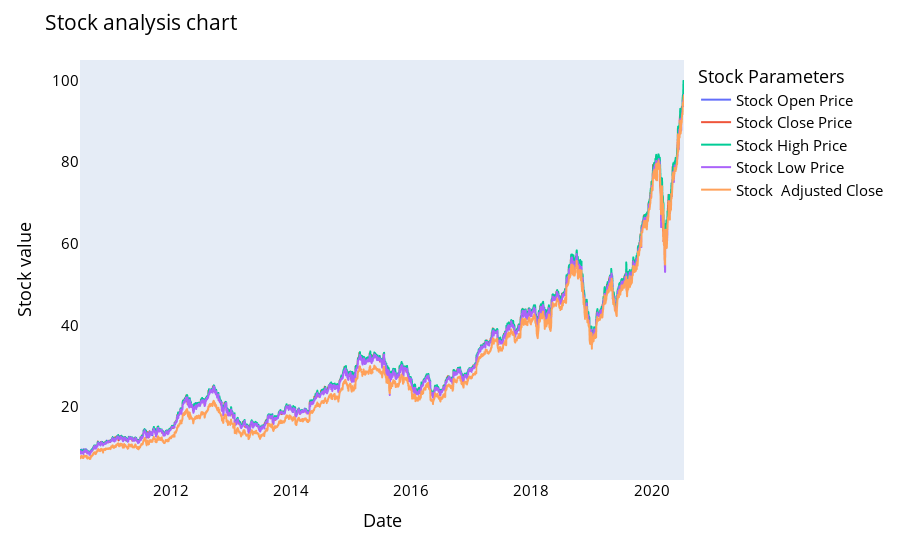
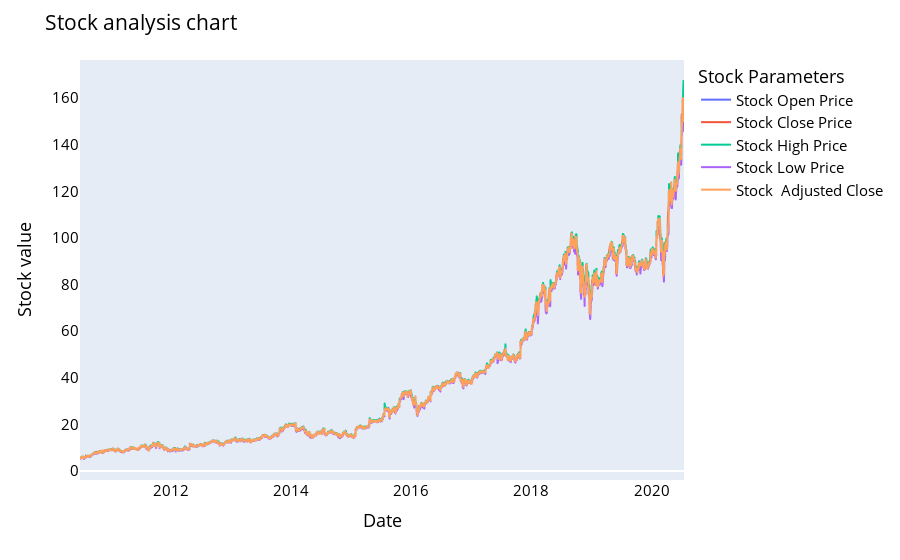
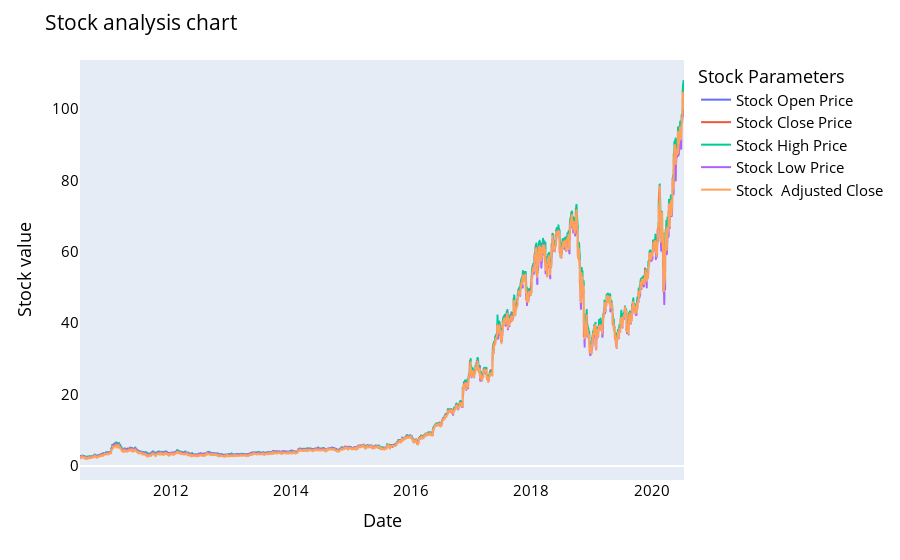
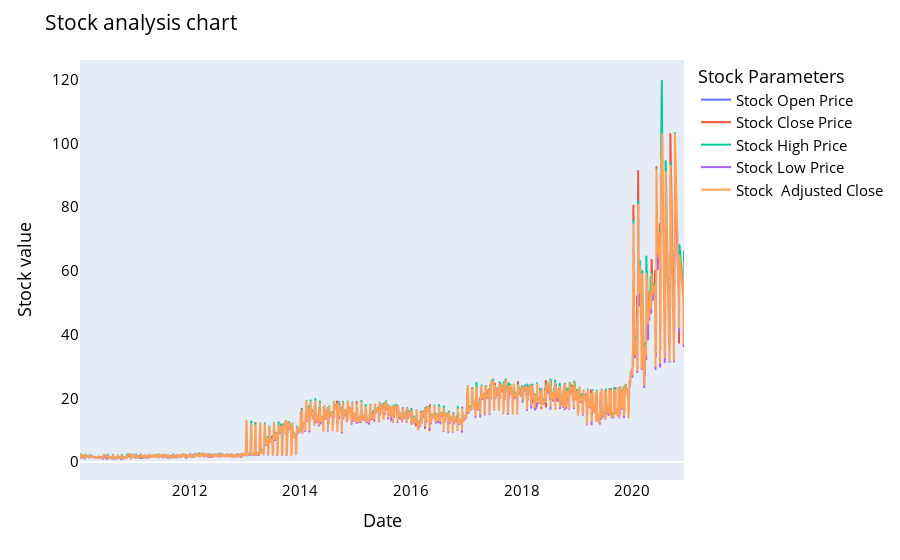

The cell these charts' notebook holds for them, in order:
### Code cell
train_files = ['1_train.csv', '2_train.csv', '3_train.csv', '4_train.csv']
for y in range(0,4):
    if y==0 : 
        print("Data for ",y+1,"st company :- ")
    elif y ==1 :
        print("Data for ",y+1,"nd company :- ")
    elif y ==2 :
        print("Data for ",y+1,"rd company :- ")
    else:
        print("Data for ",y+1,"th company :- ")
        
    cols = ["Open","High","Low","Close","Adj Close","Volume"]
    training_data1 = pd.read_csv(train_files[y])
    date_time = pd.to_datetime(training_data1["Date"],infer_datetime_format=True)


    data_df=training_data1.rename(columns={"Date":"date","Open":"open","High":"high","Low":"low","Close":"close"})
    data_df['date'] = pd.to_datetime(data_df.date)
    data_df.sort_values(by='date', inplace=True)


    # data_df = data_df[(data_df['date'] > '2020-1-1') & (data_df['date'] <= '2020-6-20')]
    
    names = cycle(['Stock Open Price','Stock Close Price','Stock High Price','Stock Low Price', 'Stock  Adjusted Close'])

    fig = px.line(data_df, x=data_df.date, y=[data_df['open'], data_df['close'], 
                                              data_df['high'], data_df['low'], data_df['Adj Close']],
                 labels={'date': 'Date','value':'Stock value'})
#     fig = px.line(data_df, x=data_df.date, y=[data_df['close']-data_df['Adj Close']],
#                  labels={'date': 'Date','value':'Stock value'})
   
    fig.update_layout(title_text='Stock analysis chart', font_size=15, font_color='black',legend_title_text='Stock Parameters')
    fig.for_each_trace(lambda t:  t.update(name = next(names)))
    fig.update_xaxes(showgrid=False)
    fig.update_yaxes(showgrid=False)

    fig.show()

### Figure 1 — Plotly figure (JSON) as saved in the notebook; plotly's stock layout.template omitted (floating-point values rounded to 4 significant figures; data arrays with more than 128 entries replaced by an {"elided": "..."} marker saying what was removed)
{"data": [{"hovertemplate": "variable=open<br>Date=%{x}<br>Stock value=%{y}<extra></extra>", "legendgroup": "open", "line": {"color": "#636efa", "dash": "solid"}, "marker": {"symbol": "circle"}, "mode": "lines", "name": "Stock Open Price", "showlegend": true, "type": "scattergl", "x": {"elided": "2530 str values"}, "xaxis": "x", "y": {"elided": "2530 float values"}, "yaxis": "y"}, {"hovertemplate": "variable=close<br>Date=%{x}<br>Stock value=%{y}<extra></extra>", "legendgroup": "close", "line": {"color": "#EF553B", "dash": "solid"}, "marker": {"symbol": "circle"}, "mode": "lines", "name": "Stock Close Price", "showlegend": true, "type": "scattergl", "x": {"elided": "2530 str values"}, "xaxis": "x", "y": {"elided": "2530 float values"}, "yaxis": "y"}, {"hovertemplate": "variable=high<br>Date=%{x}<br>Stock value=%{y}<extra></extra>", "legendgroup": "high", "line": {"color": "#00cc96", "dash": "solid"}, "marker": {"symbol": "circle"}, "mode": "lines", "name": "Stock High Price", "showlegend": true, "type": "scattergl", "x": {"elided": "2530 str values"}, "xaxis": "x", "y": {"elided": "2530 float values"}, "yaxis": "y"}, {"hovertemplate": "variable=low<br>Date=%{x}<br>Stock value=%{y}<extra></extra>", "legendgroup": "low", "line": {"color": "#ab63fa", "dash": "solid"}, "marker": {"symbol": "circle"}, "mode": "lines", "name": "Stock Low Price", "showlegend": true, "type": "scattergl", "x": {"elided": "2530 str values"}, "xaxis": "x", "y": {"elided": "2530 float values"}, "yaxis": "y"}, {"hovertemplate": "variable=Adj Close<br>Date=%{x}<br>Stock value=%{y}<extra></extra>", "legendgroup": "Adj Close", "line": {"color": "#FFA15A", "dash": "solid"}, "marker": {"symbol": "circle"}, "mode": "lines", "name": "Stock  Adjusted Close", "showlegend": true, "type": "scattergl", "x": {"elided": "2530 str values"}, "xaxis": "x", "y": {"elided": "2530 float values"}, "yaxis": "y"}], "layout": {"font": {"color": "black", "size": 15}, "legend": {"title": {"text": "Stock Parameters"}, "tracegroupgap": 0}, "margin": {"t": 60}, "title": {"text": "Stock analysis chart"}, "xaxis": {"anchor": "y", "domain": [0, 1], "showgrid": false, "title": {"text": "Date"}}, "yaxis": {"anchor": "x", "domain": [0, 1], "showgrid": false, "title": {"text": "Stock value"}}}}

### Figure 2 — Plotly figure (JSON) as saved in the notebook; plotly's stock layout.template omitted (floating-point values rounded to 4 significant figures; data arrays with more than 128 entries replaced by an {"elided": "..."} marker saying what was removed)
{"data": [{"hovertemplate": "variable=open<br>Date=%{x}<br>Stock value=%{y}<extra></extra>", "legendgroup": "open", "line": {"color": "#636efa", "dash": "solid"}, "marker": {"symbol": "circle"}, "mode": "lines", "name": "Stock Open Price", "showlegend": true, "type": "scattergl", "x": {"elided": "2530 str values"}, "xaxis": "x", "y": {"elided": "2530 float values"}, "yaxis": "y"}, {"hovertemplate": "variable=close<br>Date=%{x}<br>Stock value=%{y}<extra></extra>", "legendgroup": "close", "line": {"color": "#EF553B", "dash": "solid"}, "marker": {"symbol": "circle"}, "mode": "lines", "name": "Stock Close Price", "showlegend": true, "type": "scattergl", "x": {"elided": "2530 str values"}, "xaxis": "x", "y": {"elided": "2530 float values"}, "yaxis": "y"}, {"hovertemplate": "variable=high<br>Date=%{x}<br>Stock value=%{y}<extra></extra>", "legendgroup": "high", "line": {"color": "#00cc96", "dash": "solid"}, "marker": {"symbol": "circle"}, "mode": "lines", "name": "Stock High Price", "showlegend": true, "type": "scattergl", "x": {"elided": "2530 str values"}, "xaxis": "x", "y": {"elided": "2530 float values"}, "yaxis": "y"}, {"hovertemplate": "variable=low<br>Date=%{x}<br>Stock value=%{y}<extra></extra>", "legendgroup": "low", "line": {"color": "#ab63fa", "dash": "solid"}, "marker": {"symbol": "circle"}, "mode": "lines", "name": "Stock Low Price", "showlegend": true, "type": "scattergl", "x": {"elided": "2530 str values"}, "xaxis": "x", "y": {"elided": "2530 float values"}, "yaxis": "y"}, {"hovertemplate": "variable=Adj Close<br>Date=%{x}<br>Stock value=%{y}<extra></extra>", "legendgroup": "Adj Close", "line": {"color": "#FFA15A", "dash": "solid"}, "marker": {"symbol": "circle"}, "mode": "lines", "name": "Stock  Adjusted Close", "showlegend": true, "type": "scattergl", "x": {"elided": "2530 str values"}, "xaxis": "x", "y": {"elided": "2530 float values"}, "yaxis": "y"}], "layout": {"font": {"color": "black", "size": 15}, "legend": {"title": {"text": "Stock Parameters"}, "tracegroupgap": 0}, "margin": {"t": 60}, "title": {"text": "Stock analysis chart"}, "xaxis": {"anchor": "y", "domain": [0, 1], "showgrid": false, "title": {"text": "Date"}}, "yaxis": {"anchor": "x", "domain": [0, 1], "showgrid": false, "title": {"text": "Stock value"}}}}

### Figure 3 — Plotly figure (JSON) as saved in the notebook; plotly's stock layout.template omitted (floating-point values rounded to 4 significant figures; data arrays with more than 128 entries replaced by an {"elided": "..."} marker saying what was removed)
{"data": [{"hovertemplate": "variable=open<br>Date=%{x}<br>Stock value=%{y}<extra></extra>", "legendgroup": "open", "line": {"color": "#636efa", "dash": "solid"}, "marker": {"symbol": "circle"}, "mode": "lines", "name": "Stock Open Price", "showlegend": true, "type": "scattergl", "x": {"elided": "2530 str values"}, "xaxis": "x", "y": {"elided": "2530 float values"}, "yaxis": "y"}, {"hovertemplate": "variable=close<br>Date=%{x}<br>Stock value=%{y}<extra></extra>", "legendgroup": "close", "line": {"color": "#EF553B", "dash": "solid"}, "marker": {"symbol": "circle"}, "mode": "lines", "name": "Stock Close Price", "showlegend": true, "type": "scattergl", "x": {"elided": "2530 str values"}, "xaxis": "x", "y": {"elided": "2530 float values"}, "yaxis": "y"}, {"hovertemplate": "variable=high<br>Date=%{x}<br>Stock value=%{y}<extra></extra>", "legendgroup": "high", "line": {"color": "#00cc96", "dash": "solid"}, "marker": {"symbol": "circle"}, "mode": "lines", "name": "Stock High Price", "showlegend": true, "type": "scattergl", "x": {"elided": "2530 str values"}, "xaxis": "x", "y": {"elided": "2530 float values"}, "yaxis": "y"}, {"hovertemplate": "variable=low<br>Date=%{x}<br>Stock value=%{y}<extra></extra>", "legendgroup": "low", "line": {"color": "#ab63fa", "dash": "solid"}, "marker": {"symbol": "circle"}, "mode": "lines", "name": "Stock Low Price", "showlegend": true, "type": "scattergl", "x": {"elided": "2530 str values"}, "xaxis": "x", "y": {"elided": "2530 float values"}, "yaxis": "y"}, {"hovertemplate": "variable=Adj Close<br>Date=%{x}<br>Stock value=%{y}<extra></extra>", "legendgroup": "Adj Close", "line": {"color": "#FFA15A", "dash": "solid"}, "marker": {"symbol": "circle"}, "mode": "lines", "name": "Stock  Adjusted Close", "showlegend": true, "type": "scattergl", "x": {"elided": "2530 str values"}, "xaxis": "x", "y": {"elided": "2530 float values"}, "yaxis": "y"}], "layout": {"font": {"color": "black", "size": 15}, "legend": {"title": {"text": "Stock Parameters"}, "tracegroupgap": 0}, "margin": {"t": 60}, "title": {"text": "Stock analysis chart"}, "xaxis": {"anchor": "y", "domain": [0, 1], "showgrid": false, "title": {"text": "Date"}}, "yaxis": {"anchor": "x", "domain": [0, 1], "showgrid": false, "title": {"text": "Stock value"}}}}

### Figure 4 — Plotly figure (JSON) as saved in the notebook; plotly's stock layout.template omitted (floating-point values rounded to 4 significant figures; data arrays with more than 128 entries replaced by an {"elided": "..."} marker saying what was removed)
{"data": [{"hovertemplate": "variable=open<br>Date=%{x}<br>Stock value=%{y}<extra></extra>", "legendgroup": "open", "line": {"color": "#636efa", "dash": "solid"}, "marker": {"symbol": "circle"}, "mode": "lines", "name": "Stock Open Price", "showlegend": true, "type": "scattergl", "x": {"elided": "2530 str values"}, "xaxis": "x", "y": {"elided": "2530 float values"}, "yaxis": "y"}, {"hovertemplate": "variable=close<br>Date=%{x}<br>Stock value=%{y}<extra></extra>", "legendgroup": "close", "line": {"color": "#EF553B", "dash": "solid"}, "marker": {"symbol": "circle"}, "mode": "lines", "name": "Stock Close Price", "showlegend": true, "type": "scattergl", "x": {"elided": "2530 str values"}, "xaxis": "x", "y": {"elided": "2530 float values"}, "yaxis": "y"}, {"hovertemplate": "variable=high<br>Date=%{x}<br>Stock value=%{y}<extra></extra>", "legendgroup": "high", "line": {"color": "#00cc96", "dash": "solid"}, "marker": {"symbol": "circle"}, "mode": "lines", "name": "Stock High Price", "showlegend": true, "type": "scattergl", "x": {"elided": "2530 str values"}, "xaxis": "x", "y": {"elided": "2530 float values"}, "yaxis": "y"}, {"hovertemplate": "variable=low<br>Date=%{x}<br>Stock value=%{y}<extra></extra>", "legendgroup": "low", "line": {"color": "#ab63fa", "dash": "solid"}, "marker": {"symbol": "circle"}, "mode": "lines", "name": "Stock Low Price", "showlegend": true, "type": "scattergl", "x": {"elided": "2530 str values"}, "xaxis": "x", "y": {"elided": "2530 float values"}, "yaxis": "y"}, {"hovertemplate": "variable=Adj Close<br>Date=%{x}<br>Stock value=%{y}<extra></extra>", "legendgroup": "Adj Close", "line": {"color": "#FFA15A", "dash": "solid"}, "marker": {"symbol": "circle"}, "mode": "lines", "name": "Stock  Adjusted Close", "showlegend": true, "type": "scattergl", "x": {"elided": "2530 str values"}, "xaxis": "x", "y": {"elided": "2530 float values"}, "yaxis": "y"}], "layout": {"font": {"color": "black", "size": 15}, "legend": {"title": {"text": "Stock Parameters"}, "tracegroupgap": 0}, "margin": {"t": 60}, "title": {"text": "Stock analysis chart"}, "xaxis": {"anchor": "y", "domain": [0, 1], "showgrid": false, "title": {"text": "Date"}}, "yaxis": {"anchor": "x", "domain": [0, 1], "showgrid": false, "title": {"text": "Stock value"}}}}
